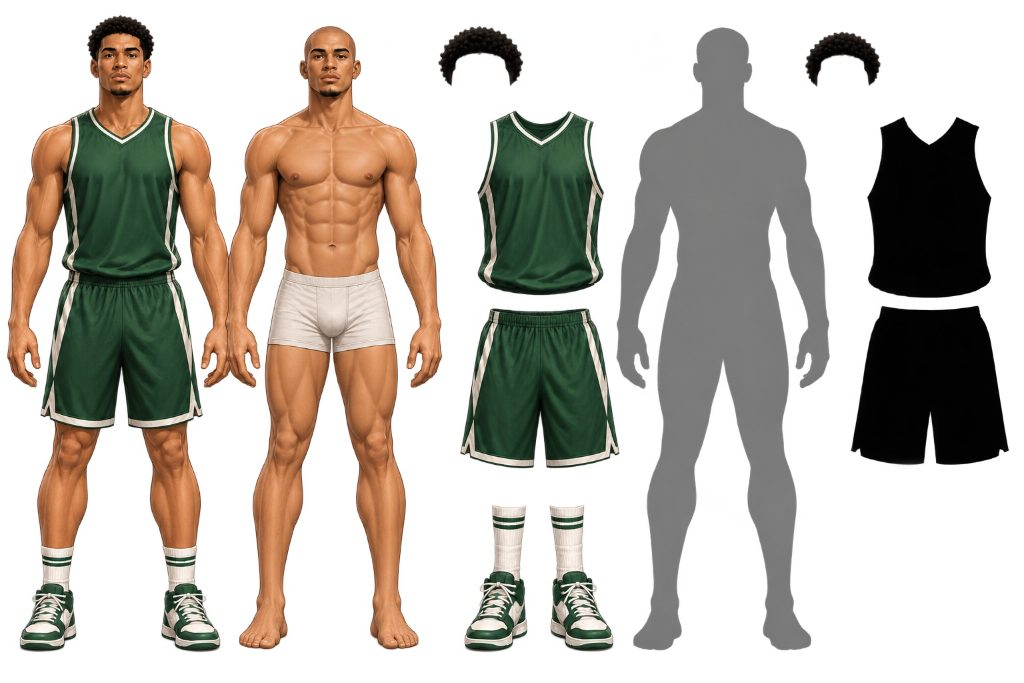
#> input picture scripts/avatar/art2d/src/style-a-master-sheet.jpg, 1024 x 683 px
$ python segment.py
#> lines starting #> are read from the running program, lines starting #| are printed output that depends on the picture; after the words box and inside, x2 and y2 are one past the last pixel; in counts of white or black regions, pixels touching at a corner belong together
"""Avatar 2D art pipeline, step 1: isolate the Style A master figure (left of src/style-a-master-sheet.jpg) and the bald reference
(second figure, same generation), soft-matte them off the white background and classify the master's pixels. Imported by build.py;
run directly to write debug images (dbg_classes.png, dbg_split.png) into the current directory."""
import os
import numpy as np
from PIL import Image
from scipy import ndimage as ndi

SRC = os.path.join(os.path.dirname(os.path.abspath(__file__)), "src", "style-a-master-sheet.jpg")
SPLIT_ROWS = (222, 392)          # rows where the master's left forearm/hand touches the bald figure's right forearm/hand
SPLIT_COLS = (212, 246)          # the seam is searched only inside this band


def load():
    return np.asarray(Image.open(SRC).convert("RGB")).astype(np.float32)


def lum(rgb):
    return 0.2126 * rgb[..., 0] + 0.7152 * rgb[..., 1] + 0.0722 * rgb[..., 2]


def seam_split(img):
    """Min-cost vertical seam (dark shadow line between the touching forearms) inside the band; columns left of it = master."""
    y0, y1 = SPLIT_ROWS
    x0, x1 = SPLIT_COLS
    cost = lum(img[y0:y1, x0:x1])
    # background-white is a free path; prefer dark shadow
    acc = cost.copy()
    back = np.zeros(acc.shape, dtype=np.int64)
    w = acc.shape[1]
    for y in range(1, acc.shape[0]):
        prev = acc[y - 1]
        left = np.r_[np.inf, prev[:-1]]
        right = np.r_[prev[1:], np.inf]
        stack = np.vstack([left, prev, right])
        k = np.argmin(stack, axis=0)
        acc[y] += stack[k, np.arange(w)]
        back[y] = np.arange(w) + (k - 1)
    seam = np.zeros(acc.shape[0], dtype=np.int64)
    seam[-1] = int(np.argmin(acc[-1]))
    for y in range(acc.shape[0] - 1, 0, -1):
        seam[y - 1] = back[y, seam[y]]
    out = np.full(img.shape[0], (x0 + x1) // 2, dtype=np.int64)
    out[y0:y1] = seam + x0
    return out


def figure_masks(img):
    """Hard foreground masks of the master and the bald figure (no background, no loose hair-cap object)."""
    fg = img.min(axis=2) < 244
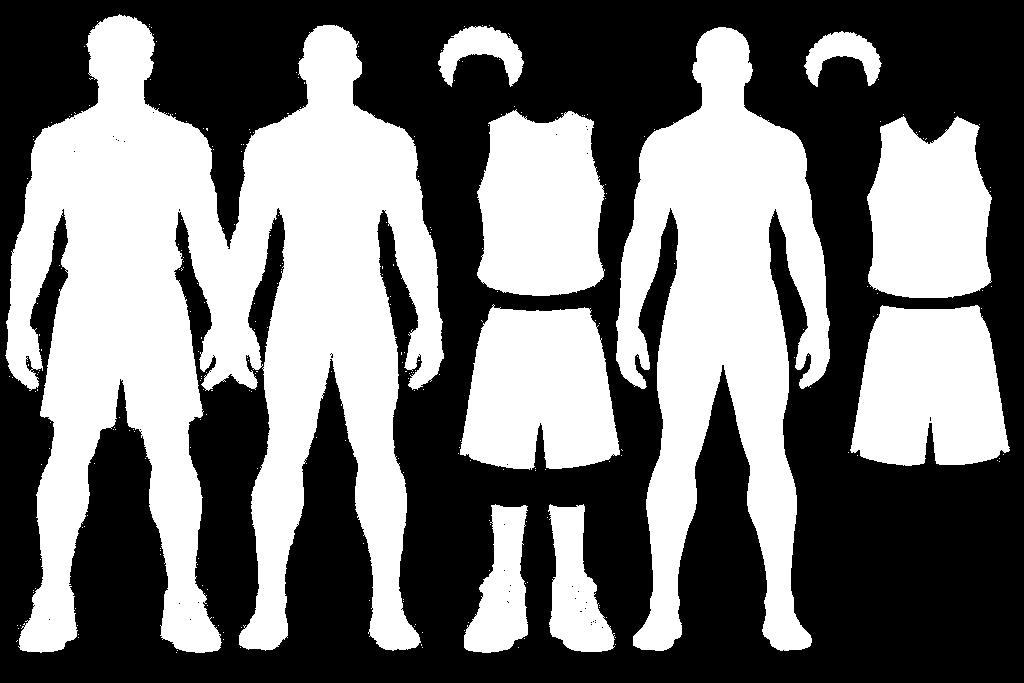
#> fg: shape (683, 1024) bool; 45.6% white; 274 white regions (264 under 20 px), largest, box (x1, y1, x2, y2) and area: (5, 14, 444, 653) 152896, (616, 27, 830, 651) 69616, (460, 304, 620, 470) 20909
    fg = ndi.binary_opening(fg, iterations=1)
#> fg: shape (683, 1024) bool; 45.5% white; 10 white regions, largest, box (x1, y1, x2, y2) and area: (5, 14, 444, 653) 152595, (616, 27, 830, 651) 69603, (460, 307, 620, 469) 20887
    lab, n = ndi.label(fg)
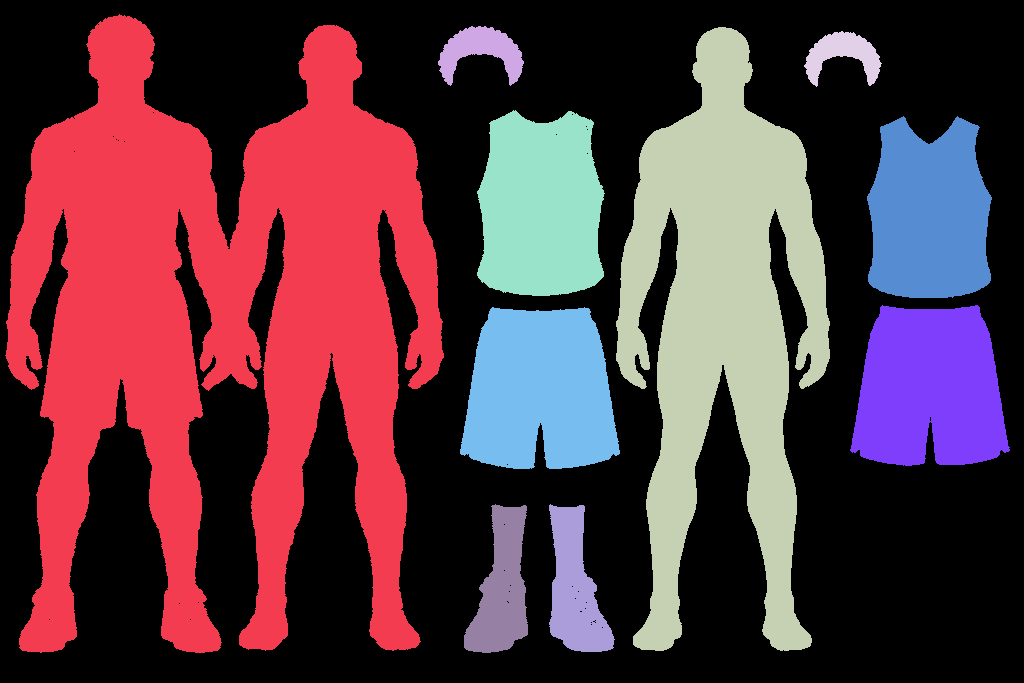
#> lab: shape (683, 1024) int32; 11 distinct labels, from 0 to 10; one colour per label, 0 black
#> n = 10
    seam = seam_split(img)
#> after the loop in seam_split, `for y in range(1, acc.shape[0]):`:
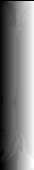
#> back: shape (170, 34) int64; min 0, max 33, mean 16.4; drawn with min black and max white
#> after the loop in seam_split, `for y in range(acc.shape[0] - 1, 0, -1):`: seam = 170 values, max 33 at index 158, min 13 at index 98, mean 19.58
#> seam = 683 values, max 245 at index 380, min 225 at index 320, mean 229.6
    cols = np.arange(img.shape[1])[None, :]
    left = cols < seam[:, None]
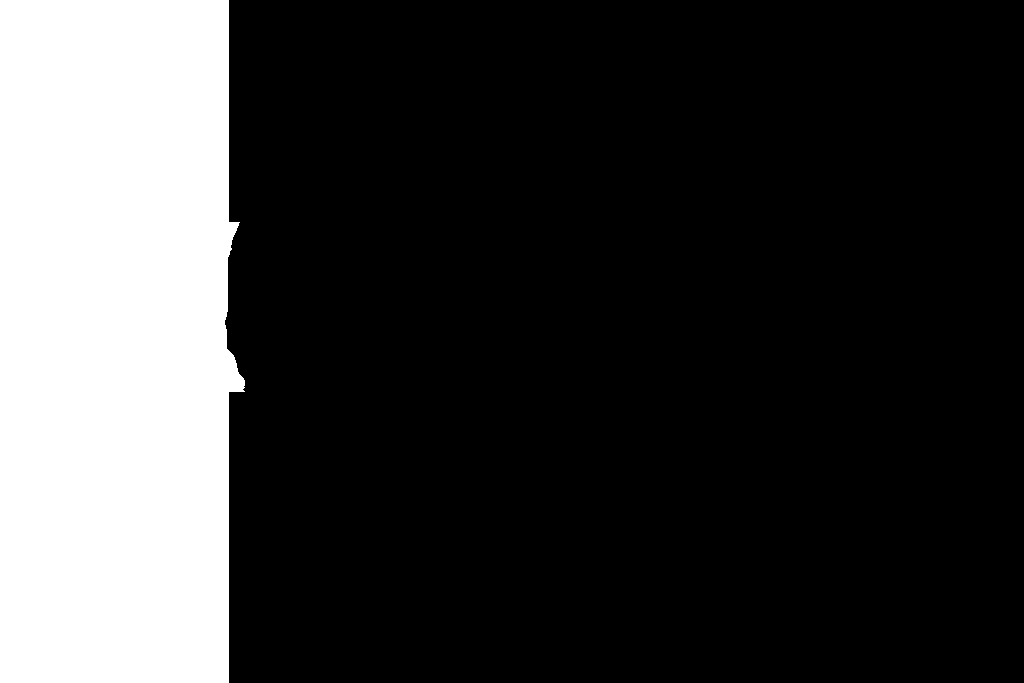
#> left: shape (683, 1024) bool; 22.4% white; 1 white region, box (x1, y1, x2, y2) and area: (0, 0, 245, 683) 156846
    master_lab = np.bincount(lab[left & fg], minlength=n + 1)
#> master_lab = [0, 80164, 0, 0, 0, 0, 0, 0, 0, 0, 0]
    master_lab[0] = 0
    big = master_lab.argmax()
#> big = 1
    master = (lab == big) & left
#> master: shape (683, 1024) bool; 11.5% white; 1 white region, box (x1, y1, x2, y2) and area: (5, 14, 245, 653) 80164
    bald = (lab == big) & ~left
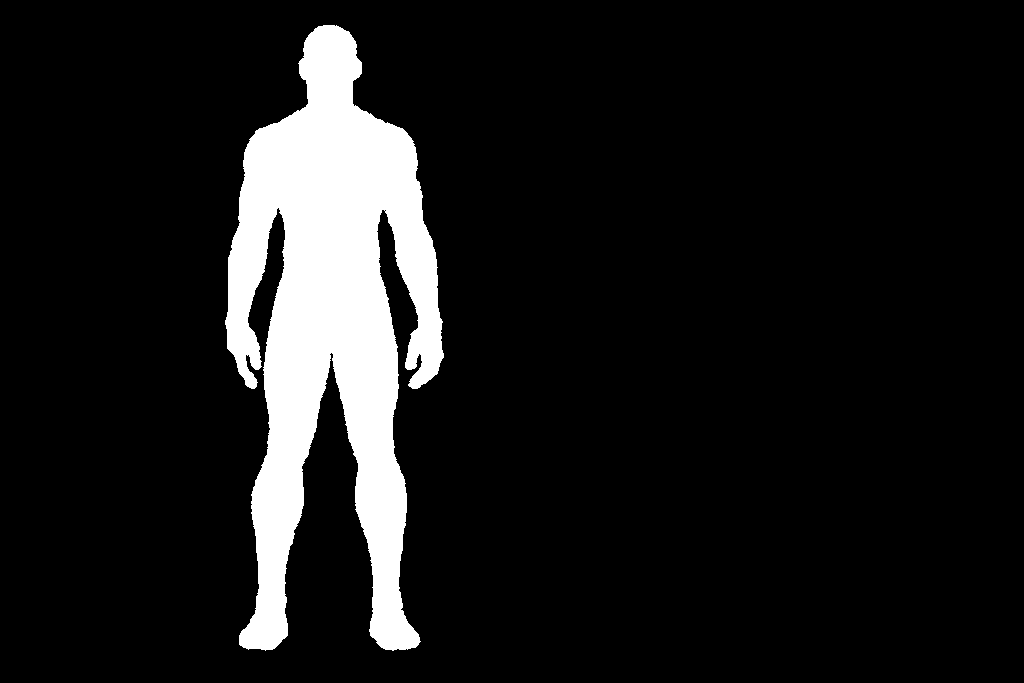
#> bald: shape (683, 1024) bool; 10.4% white; 1 white region, box (x1, y1, x2, y2) and area: (225, 25, 444, 651) 72431
    # keep only the largest component of each (drops specks)
    def largest(m):
        l, k = ndi.label(m)
        if k == 0:
            return m
        s = np.bincount(l.ravel())
        s[0] = 0
        return l == s.argmax()
    master = ndi.binary_fill_holes(largest(master)) & fg | largest(master)
#> in largest, `s = np.bincount(l.ravel())`: s = [619228, 80164]
    bald = largest(bald)
    return master, bald, seam


def soft_alpha(img, hard):
    """Alpha against the white background: interior = 1; across the edge, estimate from the colour's distance to white
    relative to the nearest interior colour. Returns (alpha, unpremultiplied rgb)."""
    interior = ndi.binary_erosion(hard, iterations=2)
    _, idx = ndi.distance_transform_edt(~interior, return_indices=True)
    near = img[idx[0], idx[1]]
    band = ndi.binary_dilation(hard, iterations=2) & ~interior
    dist_px = 255.0 - img.min(axis=2)
    dist_fg = np.maximum(255.0 - near.min(axis=2), 30.0)
    a = np.where(interior, 1.0, 0.0)
    a = np.where(band, np.clip(dist_px / dist_fg, 0, 1), a)
    a = np.where(hard & ~band, 1.0, a)
    a3 = a[..., None]
    rgb = np.where(a3 > 0.02, np.clip((img - (1 - a3) * 255.0) / np.maximum(a3, 1e-3), 0, 255), near)
    # edge colour: trust the nearest interior colour where alpha is small (avoids white fringes after recolouring)
    rgb = np.where(a3 < 0.6, near, rgb)
    return a, rgb


def classify(img, mask):
    """Per-pixel class of the master: 0 bg, 1 skin, 2 green fabric, 3 white/cream, 4 dark (hair, shoe dark, deep shadow), 5 other."""
    r, g, b = img[..., 0], img[..., 1], img[..., 2]
    mx, mn = img.max(axis=2), img.min(axis=2)
    L = lum(img)
    c = np.full(mask.shape, 5, np.uint8)
    skin = (r > g) & (g > b - 4) & (r - b > 28)
    green = (g - r > 10) & (g >= b - 6)
    white = (mn > 140) & (mx - mn < 48)
    dark = (L < 62) & ~green
    c[skin] = 1
    c[white] = 3
    c[green] = 2
    c[dark] = 4
    c[~mask] = 0
    return c


PALETTE = np.array([[255, 255, 255], [230, 160, 110], [20, 140, 60], [250, 250, 160], [20, 20, 20], [255, 0, 255]], np.uint8)

if __name__ == "__main__":
    img = load()
    master, bald, seam = figure_masks(img)
    ys, xs = np.where(master)
    print("master bbox x", xs.min(), xs.max(), "y", ys.min(), ys.max(), "px", master.sum())
#| master bbox x 5 244 y 14 652 px 80164
    ys2, xs2 = np.where(bald)
    print("bald   bbox x", xs2.min(), xs2.max(), "y", ys2.min(), ys2.max(), "px", bald.sum())
#| bald   bbox x 225 443 y 25 650 px 72431
    c = classify(img, master)
#> in classify, `skin = (r > g) & (g > b - 4) & (r - b > 28)`: skin: shape (683, 1024) bool; 13.8% white; 85 white regions (58 under 20 px), largest, box (x1, y1, x2, y2) and area: (170, 26, 442, 650) 58721, (333, 341, 419, 650) 13027, (7, 119, 73, 388) 8141
#> in classify, `green = (g - r > 10) & (g >= b - 6)`: green: shape (683, 1024) bool; 10.2% white; 80 white regions (44 under 20 px), largest, box (x1, y1, x2, y2) and area: (44, 112, 201, 421) 29964, (464, 309, 617, 460) 16453, (488, 112, 596, 293) 16021
#> in classify, `white = (mn > 140) & (mx - mn < 48)`: white: shape (683, 1024) bool; 59.9% white; 93 black regions (62 under 20 px), largest, box (x1, y1, x2, y2) and area: (7, 26, 442, 549) 89671, (617, 28, 829, 650) 66355, (239, 320, 419, 649) 25795
#> in classify, `dark = (L < 62) & ~green`: dark: shape (683, 1024) bool; 6.9% white; 511 white regions (457 under 20 px), largest, box (x1, y1, x2, y2) and area: (852, 306, 1008, 464) 19883, (868, 117, 991, 297) 17995, (439, 28, 522, 84) 2113
    for k, name in enumerate(["bg", "skin", "green", "white", "dark", "other"]):
        print(f"  {name:6s} {int((c == k).sum())}")
#> this loop made 6 passes
#|   bg     619228
#|   skin   29900
#|   green  33746
#|   white  9835
#|   dark   4176
#|   other  2507
    vis = PALETTE[c][:, :250]
    Image.fromarray(vis).resize((750, 2049), Image.NEAREST).save("dbg_classes.png")
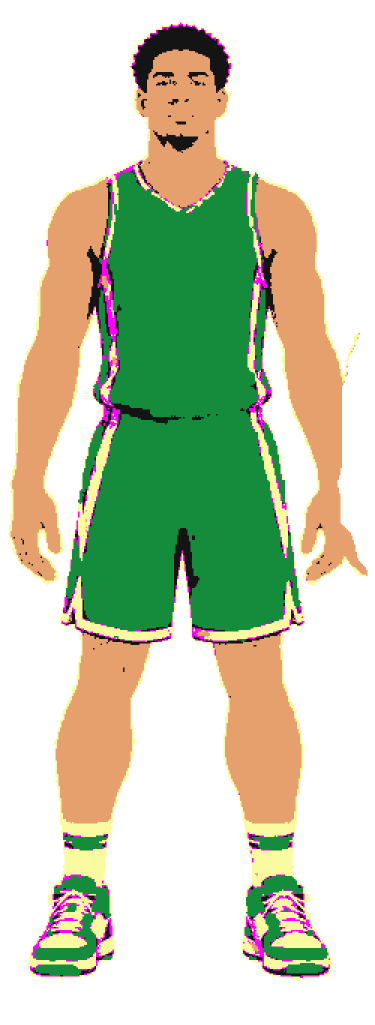
#> saved as dbg_classes.png: PIL image 750x2049 RGB (shown at 1/2 size); mean R, G, B 198.1, 205.9, 179.9
    both = np.zeros(img.shape, np.uint8) + 255
    both[master] = [60, 120, 255]
    both[bald] = [255, 120, 60]
    Image.fromarray(both[:, :460]).save("dbg_split.png")
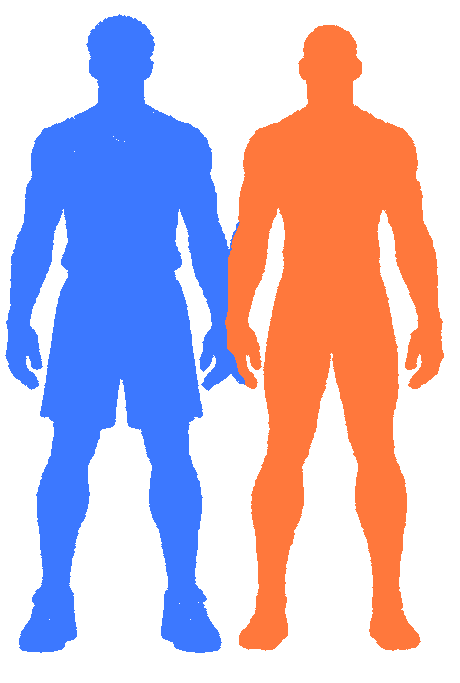
#> saved as dbg_split.png: PIL image 460x683 RGB; mean R, G, B 205.2, 189.4, 210
